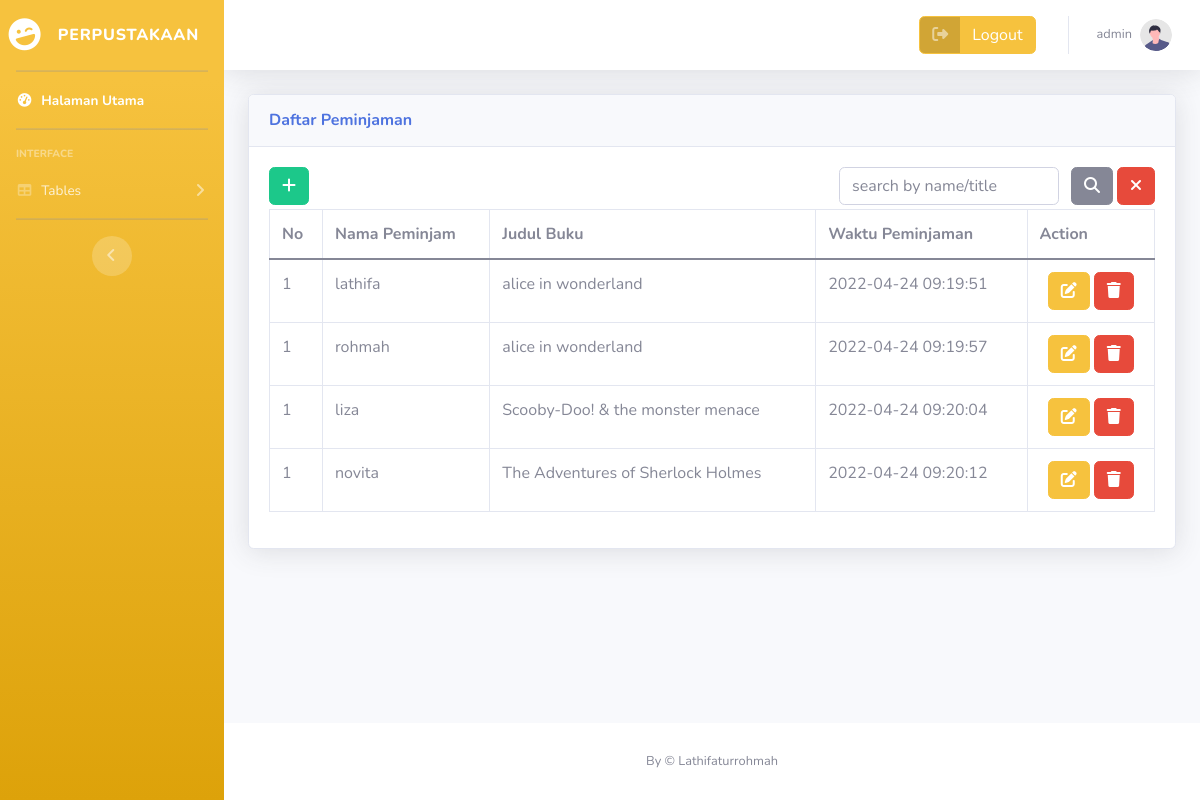
The app's page /peminjaman.php (signed in) with its own data.
### tables this page shows
CREATE TABLE `peminjaman` (
  `Id_peminjaman` int(11) NOT NULL,
  `nama_peminjam` varchar(25) NOT NULL,
  `judul_buku` varchar(50) NOT NULL,
  `waktu_peminjaman` timestamp NOT NULL DEFAULT current_timestamp() ON UPDATE current_timestamp()
);

### peminjaman.php (the view)
<?php
include "header.php";
include "koneksi.php";
?>
<div class="container-fluid">
    <div class="card shadow mb-4">
        <div class="card-header py-3">
            <h6 class="m-0 font-weight-bold text-primary">Daftar Peminjaman</h6>
        </div>
        <div class="card-body">
            <div class="d-flex mb-1 justify-content-between">
                <div>
                    <a href="insert_peminjaman.php" class="btn btn-success"><span class="fa fa-plus"></span></a>
                </div>
                <div class="d-flex flex-row">
                    <div>
                        <form class="d-flex" action="" method="POST">
                            <input class="form-control me-2" type="text" placeholder="search by name/title" name="key">
                            <button class="btn btn-secondary mx-1" type="submit" name="submit"><span class="fa fa-search"></span></button>
                        </form>
                    </div>
                    <div>
                        <a href="peminjaman.php" class="btn btn-danger"><span class="fa fa-times"></span></a>
                    </div>
                </div>
            </div>
            <div class="table-responsive">
                <table class="table table-bordered" id="dataTable" width="100%" cellspacing="0">
                    <thead>
                        <tr>
                            <th>No</th>
                            <th>Nama Peminjam</th>
                            <th>Judul Buku</th>
                            <th>Waktu Peminjaman</th>
                            <th>Action</th>
                        </tr>
                    </thead>
                    <tbody>
                        <?php if (isset($_POST['submit'])) {
                            $key = '%' . $_POST['key'] . '%';
                            $query = 'SELECT * FROM peminjaman WHERE nama_peminjam LIKE :name OR judul_buku LIKE :judul';
                            $search = $koneksi->prepare($query);
                            $search->bindParam(':name', $key);
                            $search->bindParam(':judul', $key);
                            $search->execute();
                            foreach ($search as $value) {
                                $no = 1;
                        ?>
                                <tr>
                                    <td><?php echo $no++; ?></td>
                                    <td><?php echo $value['nama_peminjam'] ?></td>
                                    <td><?php echo $value['judul_buku'] ?></td>
                                    <td><?php echo $value['waktu_peminjaman'] ?></td>
                                    <td class="text-center">
                                        <a href="update_peminjaman.php?id=<?php echo $value['Id_peminjaman']; ?>" class="btn btn-warning">
                                            <span class="fa fa-edit"></span>
                                        </a>
                                        <a onclick=" confirm('Yakin ingin menghapus data ini?')" href="delete_peminjaman.php?id=<?php echo $value['Id_peminjaman']; ?>" class="btn btn-danger">
                                            <span class="fa fa-trash"></span>
                                        </a>
                                    </td>
                                </tr>
                            <?php };
                        } else {
                            $query = $koneksi->prepare("SELECT * FROM peminjaman");
                            $query->execute();
                            $data = $query->fetchAll();
                            foreach ($data as $value) {
                                $no = 1;
                            ?>
                                <tr>
                                    <td><?php echo $no++; ?></td>
                                    <td><?php echo $value['nama_peminjam'] ?></td>
                                    <td><?php echo $value['judul_buku'] ?></td>
                                    <td><?php echo $value['waktu_peminjaman'] ?></td>
                                    <td class="text-center">
                                        <a href="update_peminjaman.php?id=<?php echo $value['Id_peminjaman']; ?>" class="btn btn-warning">
                                            <span class="fa fa-edit"></span>
                                        </a>
                                        <a onclick="return confirm('Yakin ingin menghapus data ini?')" href="delete_peminjaman.php?id=<?php echo $value['Id_peminjaman']; ?>" class="btn btn-danger">
                                            <span class="fa fa-trash"></span>
                                        </a>
                                    </td>
                                </tr>
                        <?php };
                        }; ?>
                    </tbody>
                </table>
            </div>
        </div>
    </div>
</div>
<?php include "footer.php"; ?>

### records on screen
peminjaman: nama_peminjam "lathifa", judul_buku "alice in wonderland", waktu_peminjaman "2022-04-24 09:19:51"
peminjaman: nama_peminjam "rohmah", judul_buku "alice in wonderland", waktu_peminjaman "2022-04-24 09:19:57"
peminjaman: nama_peminjam "liza", judul_buku "Scooby-Doo! & the monster menace", waktu_peminjaman "2022-04-24 09:20:04"
peminjaman: nama_peminjam "novita", judul_buku "The Adventures of Sherlock Holmes", waktu_peminjaman "2022-04-24 09:20:12"

### other values on screen
$_SESSION['username'] "admin"
